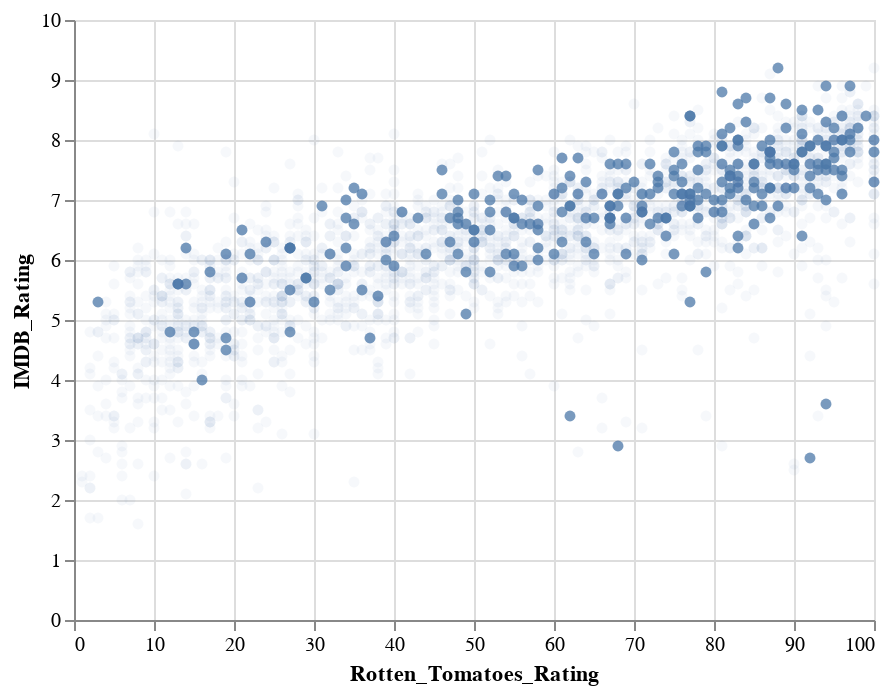

The notebook cell this image was saved under:
### Markdown cell above
### Example 1: DropDown

### Code cell
# single-value selection over [Major_Genre, MPAA_Rating] pairs
# use specific hard-wired values as the initial selected values
selection = alt.selection_single(
    name='Select',
    fields=['Major_Genre', 'MPAA_Rating'],
    init={'Major_Genre': 'Drama', 'MPAA_Rating': 'R'},
    bind={'Major_Genre': alt.binding_select(options=genres), 'MPAA_Rating': alt.binding_radio(options=mpaa)}
)
  
# scatter plot, modify opacity based on selection
alt.Chart(df).mark_circle().add_selection(
    selection
).encode(
    x='Rotten_Tomatoes_Rating:Q',
    y='IMDB_Rating:Q',
    tooltip='Title:N',
    opacity=alt.condition(selection, alt.value(0.75), alt.value(0.05))
)

### Figure 1 — Vega-Lite specification as saved in the notebook (floating-point values rounded to 4 significant figures; data arrays with more than 128 entries replaced by an {"elided": "..."} marker saying what was removed)
{"config": {"view": {"continuousWidth": 400, "continuousHeight": 300}}, "data": {"name": "data-d01e86a42596d3c55cbbce3d21a64616"}, "mark": "circle", "encoding": {"opacity": {"condition": {"value": 0.75, "selection": "Select"}, "value": 0.05}, "tooltip": {"type": "nominal", "field": "Title"}, "x": {"type": "quantitative", "field": "Rotten_Tomatoes_Rating"}, "y": {"type": "quantitative", "field": "IMDB_Rating"}}, "selection": {"Select": {"type": "single", "fields": ["Major_Genre", "MPAA_Rating"], "init": {"Major_Genre": "Drama", "MPAA_Rating": "R"}, "bind": {"Major_Genre": {"input": "select", "options": ["Action", "Adventure", "Black Comedy", "Comedy", "Concert/Performance", "Documentary", "Drama", "Horror", "Musical", "Romantic Comedy", "Thriller/Suspense", "Western"]}, "MPAA_Rating": {"input": "radio", "options": ["G", "PG", "PG-13", "R", "NC-17", "Not Rated"]}}}}, "$schema": "https://vega.github.io/schema/vega-lite/v4.8.1.json", "datasets": {"data-d01e86a42596d3c55cbbce3d21a64616": {"elided": "3201 records"}}}
